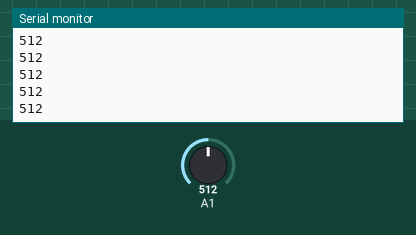
Recording of a sketch running on a simulated Arduino Uno, built with avr-gcc and run on an emulated ATmega328P. Parts: the last lines printed to the serial monitor. The inputs (shaded band) are chosen by the test bench; at power-on: A1 = 512.

Above: at 1.2 s.
1.3 s: A1 set to 716
At 1.48 s:
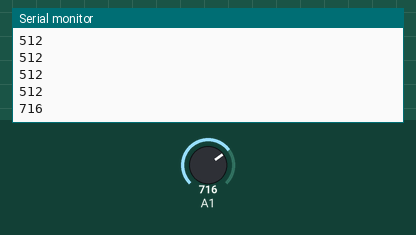
2.8 s: A1 set to 900
At 2.84 s:
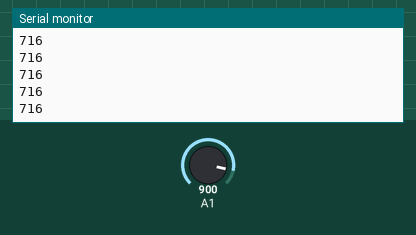
Timing chart, 0 to 5.8 s (numbered marks = the images above; inputs shaded):
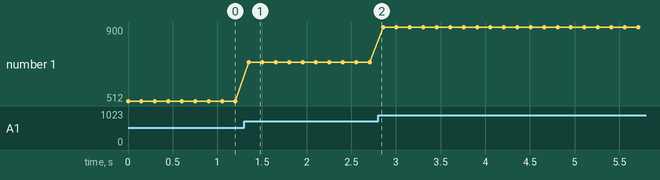

The sketch:

_rled_deneme.ino
```cpp
void setup() {
  // put your setup code here, to run once:
  Serial.begin(9600);
}

void loop() {
  // put your main code here, to run repeatedly:
  int deger = analogRead(A1);
  Serial.println(deger);
  delay(150);
}
```

Measured:
- after the input at 1.3 s, the serial monitor: prints a new line after 0.05 s (image 1)
- plotted number 1: 512 → 716 after the input at 1.3 s, 716 → 900 after the input at 2.8 s
